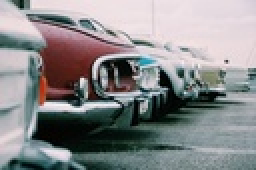
%> input picture 2A/TAV/TP8/donnees_TP8_TAV(1)/Images/carte-grise-auto.jpg, 128 x 85 px, shrunk from 1000 x 663 before the run (shown 2 times larger)
$ octave exercice_2.m   (GNU Octave 9; MATLAB toolbox functions it lacks are replaced by stand-ins)
%> lines starting %> are read from the running program, lines starting %| are printed output that depends on the picture
### 2A/TAV/TP8/donnees_TP8_TAV(1)/calcul_gradient.m
function [Dx,Dy] = calcul_gradient(nb_lignes,nb_colonnes)

    nb_pixels=nb_lignes*nb_colonnes;
    e = ones(nb_pixels,1);
    Dx = spdiags([-e e],[0 nb_lignes],nb_pixels,nb_pixels);
    Dx(end-nb_lignes+1:end,:) = 0;
    Dy = spdiags([-e e],[0 1],nb_pixels,nb_pixels);
    Dy(nb_lignes:nb_lignes:end,:) = 0;

end

### 2A/TAV/TP8/donnees_TP8_TAV(1)/exercice_2.m
clear;
close all;

% Paramètres à régler :
nb_iterations = 20;
epsilon = 0.01;
lambda = 100;

% Mise en place de la figure pour affichage :
taille_ecran = get(0,'ScreenSize');
L = taille_ecran(3);
H = taille_ecran(4);
figure('Name','Decomposition structure + texture par le modele ROF','Position',[0,0,L,0.5*H]);

% Lecture et affichage de l'image u :
u = imread('Images/carte-grise-auto.jpg');
%> u is the input picture: size 85x128x3 uint8; mean R, G, B 136.8, 137.2, 138.4
u = double(u);
%> u: size 85x128x3 double
[nb_lignes,nb_colonnes,nb_canaux] = size(u);
%> nb_lignes = 85; nb_colonnes = 128; nb_canaux = 3
subplot(1,3,1);
imagesc(uint8(u));
axis equal;
axis off;
title('Image','FontSize',30);

% Calcul des matrices Dx et Dy :
[Dx,Dy] = calcul_gradient(nb_lignes,nb_colonnes);

% Seconds membres des systèmes à résoudre :
b = zeros(nb_lignes*nb_colonnes,nb_canaux);
for c = 1:nb_canaux
	u_c = u(:,:,c);
	b(:,c) = u_c(:);
end
%> this loop made 3 passes
%> pass 1, `u_c = u(:,:,c);`:
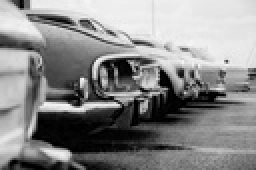
%> u_c: size 85x128 double (shown 2 times larger); min 0, max 252, mean 136.8
%> pass 2, `u_c = u(:,:,c);`:
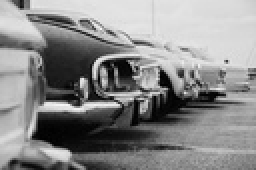
%> u_c: size 85x128 double (shown 2 times larger); min 0, max 245, mean 137.2

% Affichage de la structure initiale :
u_barre = u;
subplot(1,3,2);
imagesc(uint8(u_barre));
axis equal;
axis off;
title('Structure (0%)','FontSize',30);

% Affichage de la texture initiale :
subplot(1,3,3);
imagesc(uint8(u-u_barre));
axis equal;
axis off;
title('Texture (0%)','FontSize',30);
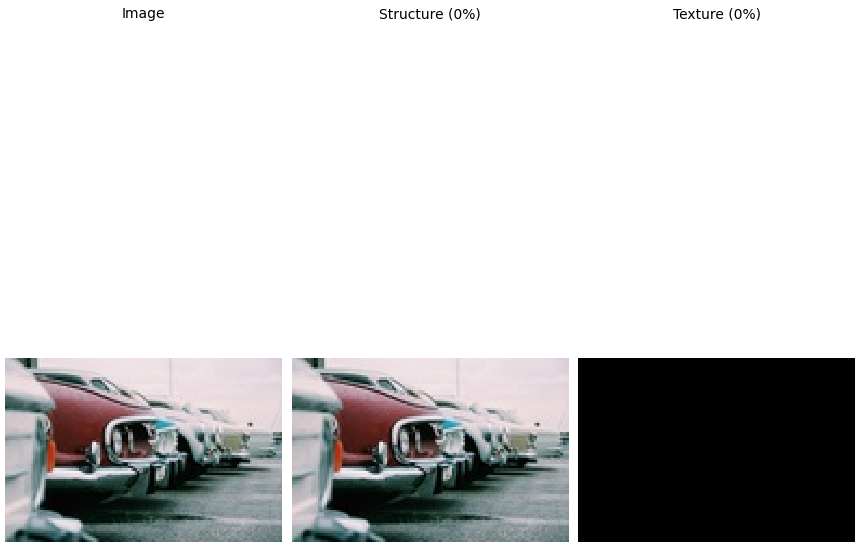
%> figure redrawn from the program's plot data, 3 panels

drawnow;

for it = 1:nb_iterations

	for c = 1:nb_canaux

		% Mise à jour de la structure :
		u_barre(:,:,c) = calcul_structure_2(u_barre(:,:,c),b(:,c),Dx,Dy,lambda,epsilon);
	end

	% Affichage de la structure :
	subplot(1,3,2);
	imagesc(uint8(u_barre));
	axis equal;
	axis off;
	title(['Structure (' num2str(100*it/nb_iterations,'%.0f') '%)'],'FontSize',30);

	% Affichage de la texture :
	subplot(1,3,3);
	imagesc(uint8(u-u_barre));
	axis equal;
	axis off;
	title(['Texture (' num2str(100*it/nb_iterations,'%.0f') '%)'],'FontSize',30);

	drawnow;
end
%> this loop made 20 passes
%> pass 1, `title(['Structure (' num2str(100*it/nb_iterations,'%.0f') '%)'],'FontS..`:
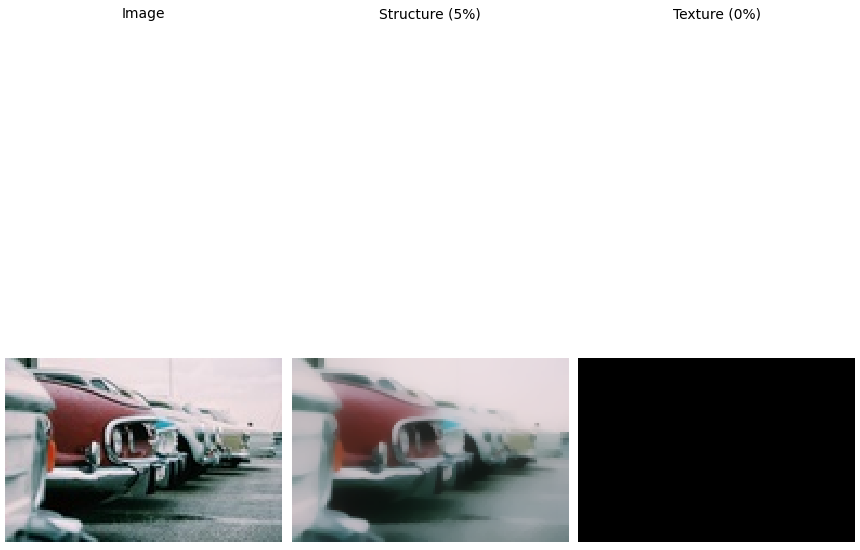
%> figure redrawn from the program's plot data, 3 panels
%> after the loop:
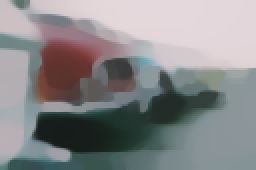
%> u_barre: size 85x128x3 double (shown 2 times larger); mean R, G, B 136.8, 137.2, 138.4; mean of the top-left, top-right, bottom-left and bottom-right quarters 144.7, 199.2, 95.3, 112.1
%> after the loop:
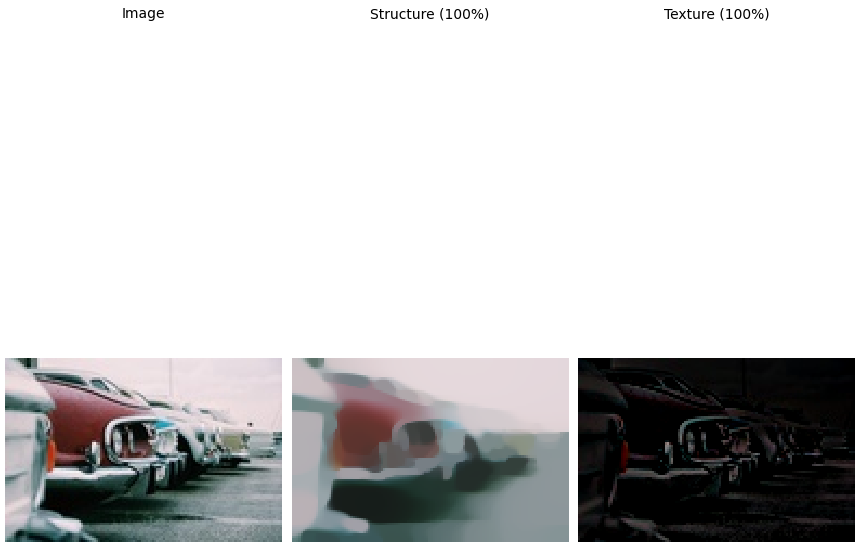
%> figure redrawn from the program's plot data, 3 panels
